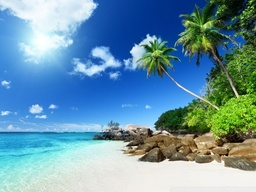
#> input picture beach.jpg, 256 x 192 px, shrunk from 640 x 480 before the run
$ python imageSegmentation.py 3 beach.jpg out.png   (older library calls are emulated)
#> lines starting #> are read from the running program, lines starting #| are printed output that depends on the picture
import sys
import numpy as np
from PIL import Image

K = int(sys.argv[1])
inputImage = sys.argv[2]
outputImage = sys.argv[3]

# Prepare dataset
img = Image.open(inputImage)
#> img is the input picture: PIL image 256x192 RGB; mean R, G, B 106.7, 149.8, 169.3
imgMap = img.load()

pixelData = []
for i in range(img.size[0]):
    for j in range(img.size[1]):
        pixelData.append((imgMap[i,j][0],imgMap[i,j][1],imgMap[i,j][2],i,j))
#> after the loop, pixelData = 49152 items
pixelData = np.array(pixelData).astype(float)

# standardize values of each feature
meanstd = []
for col in range(pixelData.shape[1]):
    mean = np.mean(pixelData[:,col])
    std = np.std(pixelData[:,col])
    for row in range(pixelData.shape[0]):
        pixelData[row,col] = (pixelData[row,col] - mean) / std
    meanstd.append((mean,std))
#> this loop made 5 passes
#> (mean, std) on passes 1 to 5: (106.7, 79.32), (149.8, 66.59), (169.3, 78.07), (127.5, 73.9), (95.5, 55.42)
#> after the loop, meanstd = [(106.7, 79.32), (149.8, 66.59), (169.3, 78.07), (127.5, 73.9), (95.5, 55.42)]
meanstd = np.asarray(meanstd)
#> meanstd = [[106.7, 79.32], [149.8, 66.59], [169.3, 78.07], [127.5, 73.9], [95.5, 55.42]]

# write Objective Function
def objectiveFunc(instance,center):
    return sum((instance - center)**2)

# write K-Means functions
def kMeans(k,X):
#> called with k = 3, X = array of shape (49152, 5)
    n = 100
    newCentroids = X[np.random.choice(X.shape[0],k,replace=False)]
#> newCentroids = [[0.205, 0.409, 0.701, -1.25, 0.586], [1.26, 1.41, 0.868, -0.832, 1.22], [-1.07, -1.96, -2.01, 0.751, 0.677]]
    for i in range(n):
        centroids = newCentroids
        distList = []
        for i in range(X.shape[0]):
            instDistList = []
            for j in range(k):
                instDistList.append(objectiveFunc(X[i,:],centroids[j]))
            distList.append(instDistList)
        minDistList = []
        for i in range(X.shape[0]):
            minDistList.append(np.argmin(distList[i]))
        pixelDataLabels = np.hstack((np.asarray(minDistList).reshape((np.asarray(minDistList).shape[0],1)),X))
        meanList = []
        for i in range(k):
            meanList.append(np.mean(pixelDataLabels[pixelDataLabels[:,0]==i],axis=0))
        meanArray = np.zeros((1,pixelDataLabels.shape[1]))
        for i in meanList:
            meanArray = np.vstack((meanArray,np.array(i)))
        newCentroids = np.delete(np.delete(meanArray,(0),axis=0),(0),axis=1)
        if sum(sum((centroids-newCentroids)**2)) < 0.0000001:
            dataList = []
            for i in range(k):
                dataList.append(pixelDataLabels[pixelDataLabels[:,0]==i])
            return (dataList,meanList)
        dataList = []
        for i in range(k):
            dataList.append(pixelDataLabels[pixelDataLabels[:,0]==i])
        return (dataList,meanList)

# run K-Means
dataCentroids, centroids = kMeans(K,pixelData)
#> dataCentroids = 3 items; centroids = [[0, -0.21, 0.105, 0.563, -0.65, -0.242], [1, 1.4, 1.24, 0.704, -0.0878, 1.07], [2, -0.662, -0.962, -1.19, 0.895, -0.399]]

# generate pixel colors
centroidsList = []
for i in range(K):
    centroid = np.array(centroids[i])
    centroid = centroid.reshape(1,6)
    centroid = centroid[:,1:4]
    centroidsList.append(centroid)
#> this loop made 3 passes
#> centroid on passes 1 to 3: [[-0.21, 0.105, 0.563]], [[1.4, 1.24, 0.704]], [[-0.662, -0.962, -1.19]]
#> after the loop, centroidsList = [[[-0.21, 0.105, 0.563]], [[1.4, 1.24, 0.704]], [[-0.662, -0.962, -1.19]]]

dataCentroidsList = []
for i in range(K):
    dataCentroidsList.append(np.array(dataCentroids[i])[:,1:6])
#> after the loop, dataCentroidsList = 3 items

for i in range(K):
    dataCentroidsList[i][:,0:3] = centroidsList[i]

newPixelData = np.zeros((1,5))
#> newPixelData = [[0, 0, 0, 0, 0]]
for i in range(K):
    newPixelData = np.vstack((newPixelData,dataCentroidsList[i]))
newPixelData = newPixelData[1:(img.size[0] * img.size[1] + 1),:]

# inverse standardization
for col in range(newPixelData.shape[1]):
    mean = meanstd[col][0]
    std = meanstd[col][1]
    for row in range(newPixelData.shape[0]):
        newPixelData[row,col] = np.int(np.around((newPixelData[row,col] * std) + mean))

# sort & clean pixels
sortedPixelList = sorted(newPixelData,key=lambda x : (x[3],x[4]))
#> sortedPixelList = 49152 items
sortedPixelData = np.asarray(sortedPixelList)
feedPixelData = sortedPixelData[:,0:3]
feedPixelData = feedPixelData.astype(int)
feedPixelList = [tuple(i) for i in feedPixelData]
#> feedPixelList = 49152 items

# create new image
newImg = Image.new('RGB',(img.size[0],img.size[1]),"black")
#> newImg: PIL image 256x192 RGB; every value is 0
newImgMap = newImg.load()

count = 0
for i in range(newImg.size[0]):
    for j in range(newImg.size[1]):
        newImgMap[i,j] = feedPixelList[count]
        count = count + 1
#> after the loop, count = 49152

# output new image
newImg.save(outputImage)
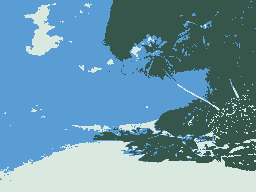
#> saved as out.png: PIL image 256x192 RGB; mean R, G, B 106.6, 150.1, 169.1

$ run again, on traffic.jpg
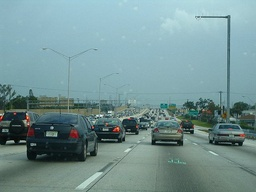
#> input picture traffic.jpg, 256 x 192 px, shrunk from 640 x 480 before the run
#> img is the input picture: PIL image 256x192 RGB; mean R, G, B 117.4, 147.4, 148.3
#> after the loop `for i in range(img.size[0]):`: pixelData = 49152 items
#> the loop `for col in range(pixelData.shape[1]):` made 5 passes
#> (mean, std) on passes 1 to 5: (117.4, 40.97), (147.4, 48.47), (148.3, 53.72), (127.5, 73.9), (95.5, 55.42)
#> after the loop `for col in range(pixelData.shape[1]):`: meanstd = [(117.4, 40.97), (147.4, 48.47), (148.3, 53.72), (127.5, 73.9), (95.5, 55.42)]
#> `meanstd = np.asarray(meanstd)`: meanstd = [[117.4, 40.97], [147.4, 48.47], [148.3, 53.72], [127.5, 73.9], [95.5, 55.42]]
#> in kMeans, `newCentroids = X[np.random.choice(X.shape[0],k,replace=False)]`: newCentroids = [[-1.03, -1.14, -0.919, -1.25, 0.586], [-0.717, -0.875, -1.14, -0.832, 1.22], [-1.08, -1.06, -1.16, 0.751, 0.677]]
#> `dataCentroids, centroids = kMeans(K,pixelData)`: dataCentroids = 3 items; centroids = [[0, -0.176, -0.0941, 0.00891, -0.947, -0.44], [1, 0.147, -0.0255, -0.198, -0.498, 0.999], [2, 0.0749, 0.0812, 0.0711, 0.913, -0.0607]]
#> the loop `for i in range(K):` made 3 passes
#> centroid on passes 1 to 3: [[-0.176, -0.0941, 0.00891]], [[0.147, -0.0255, -0.198]], [[0.0749, 0.0812, 0.0711]]
#> after the loop `for i in range(K):`: centroidsList = [[[-0.176, -0.0941, 0.00891]], [[0.147, -0.0255, -0.198]], [[0.0749, 0.0812, 0.0711]]]
#> after the loop `for i in range(K):`: dataCentroidsList = 3 items
#> newPixelData = [[0, 0, 0, 0, 0]]
#> the loop `for col in range(newPixelData.shape[1]):` made 5 passes
#> sortedPixelList = 49152 items
#> newImg: PIL image 256x192 RGB; every value is 0
#> after the loop `for i in range(newImg.size[0]):`: count = 49152
#> `newImg.save(outputImage)`:
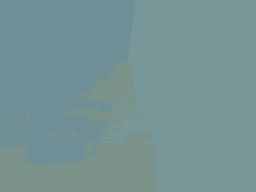
#> saved as out.png: PIL image 256x192 RGB; mean R, G, B 117, 147.3, 148.4

$ run again, on trafficClustered.jpg
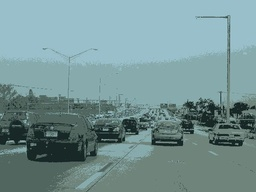
#> input picture trafficClustered.jpg, 256 x 192 px, shrunk from 640 x 480 before the run
#> img is the input picture: PIL image 256x192 RGB; mean R, G, B 117.4, 147, 148.1
#> after the loop `for i in range(img.size[0]):`: pixelData = 49152 items
#> the loop `for col in range(pixelData.shape[1]):` made 5 passes
#> (mean, std) on passes 1 to 5: (117.4, 37.42), (147, 44.38), (148.1, 50), (127.5, 73.9), (95.5, 55.42)
#> after the loop `for col in range(pixelData.shape[1]):`: meanstd = [(117.4, 37.42), (147, 44.38), (148.1, 50), (127.5, 73.9), (95.5, 55.42)]
#> `meanstd = np.asarray(meanstd)`: meanstd = [[117.4, 37.42], [147, 44.38], [148.1, 50], [127.5, 73.9], [95.5, 55.42]]
#> in kMeans, `newCentroids = X[np.random.choice(X.shape[0],k,replace=False)]`: newCentroids = [[-0.653, -0.789, -0.803, -1.25, 0.586], [-0.894, -0.992, -0.983, -0.832, 1.22], [-0.707, -0.789, -0.823, 0.751, 0.677]]
#> `dataCentroids, centroids = kMeans(K,pixelData)`: dataCentroids = 3 items; centroids = [[0, 0.403, 0.429, 0.451, -0.945, -0.532], [1, -1.37, -1.36, -1.33, -0.871, 1.09], [2, 0.159, 0.143, 0.121, 0.804, -0.0044]]
#> the loop `for i in range(K):` made 3 passes
#> centroid on passes 1 to 3: [[0.403, 0.429, 0.451]], [[-1.37, -1.36, -1.33]], [[0.159, 0.143, 0.121]]
#> after the loop `for i in range(K):`: centroidsList = [[[0.403, 0.429, 0.451]], [[-1.37, -1.36, -1.33]], [[0.159, 0.143, 0.121]]]
#> after the loop `for i in range(K):`: dataCentroidsList = 3 items
#> newPixelData = [[0, 0, 0, 0, 0]]
#> the loop `for col in range(newPixelData.shape[1]):` made 5 passes
#> sortedPixelList = 49152 items
#> newImg: PIL image 256x192 RGB; every value is 0
#> after the loop `for i in range(newImg.size[0]):`: count = 49152
#> `newImg.save(outputImage)`:
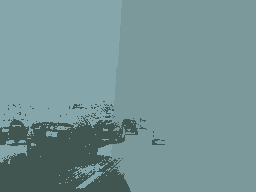
#> saved as out.png: PIL image 256x192 RGB; mean R, G, B 117.3, 146.7, 148.1
